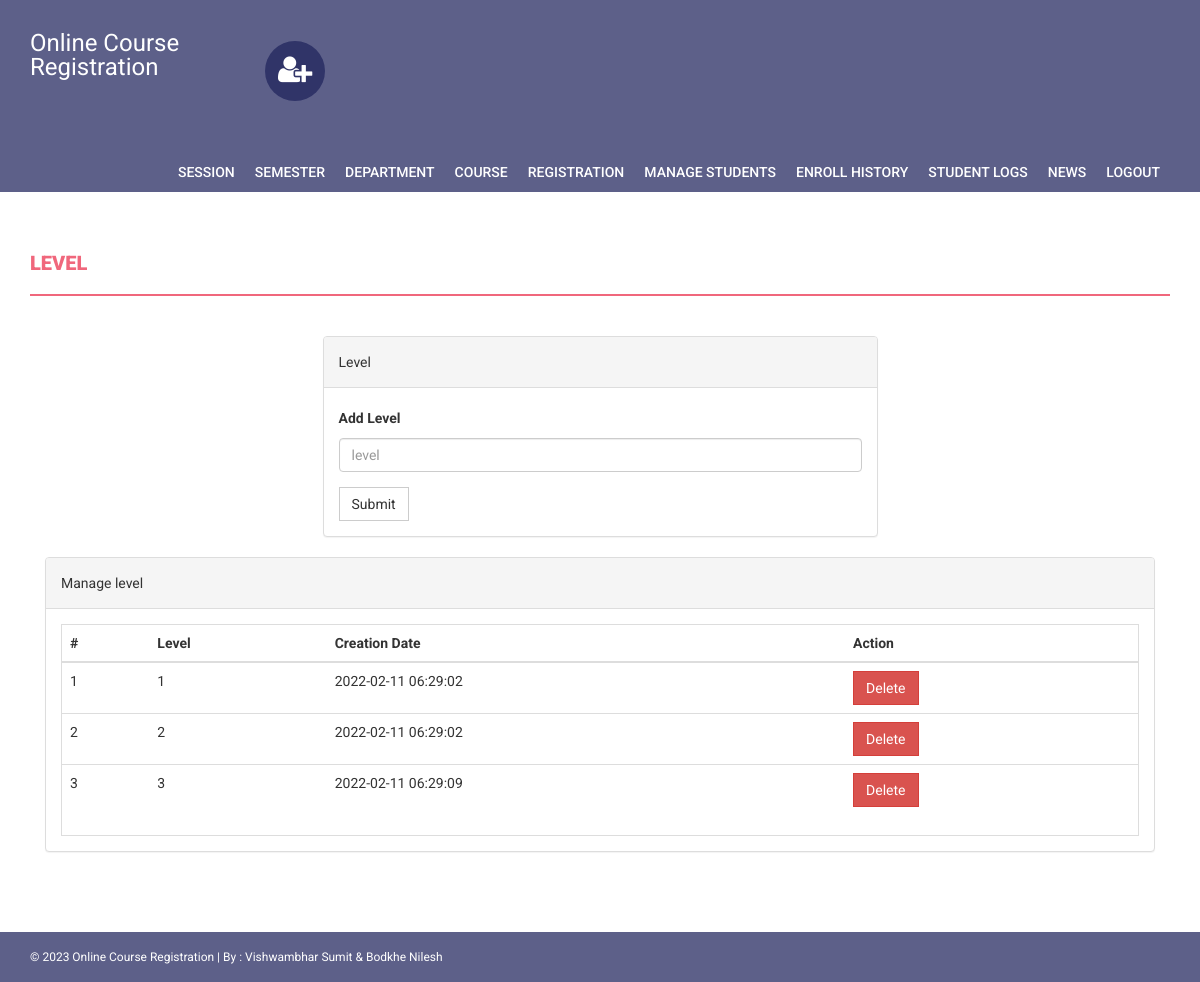
/onlinecourse/admin/level.php (signed in), run on the app's committed database.
### tables this page shows
CREATE TABLE IF NOT EXISTS `level` (
  `id` int(11) NOT NULL AUTO_INCREMENT,
  `level` varchar(255) DEFAULT NULL,
  `creationDate` timestamp NULL DEFAULT CURRENT_TIMESTAMP,
  PRIMARY KEY (`id`)
);

### onlinecourse/admin/level.php (the view, shortened to what this page needs)
<?php
if(strlen($_SESSION['alogin'])==0)
    {
header('location:index.php');
}
else{
?>
<!DOCTYPE html>
<html xmlns="http://www.w3.org/1999/xhtml">
<head>
    <link href="assets/css/bootstrap.css" rel="stylesheet" />
    <link href="assets/css/font-awesome.css" rel="stylesheet" />
    <link href="assets/css/style.css" rel="stylesheet" />
</head>
<body>
<?php include('includes/header.php');?>
<?php if($_SESSION['alogin']!="")
{
 include('includes/menubar.php');
}
 ?>
    <div class="content-wrapper">
        <div class="container">
              <div class="row">
                    <div class="col-md-12">
                        <h1 class="page-head-line">Level  </h1>
                    </div>
                </div>
                <div class="row" >
                  <div class="col-md-3"></div>
                    <div class="col-md-6">
                        <div class="panel panel-default">
                        <div class="panel-heading">
                           Level
                        </div>
                        <div class="panel-body">
                       <form name="level" method="post">
   <div class="form-group">
    <label for="department">Add Level  </label>
    <input type="text" class="form-control" id="level" name="level" placeholder="level" required />
  </div>
 <button type="submit" name="submit" class="btn btn-default">Submit</button>
</form>
                            </div>
                            </div>
                    </div>
                </div>
                <div class="col-md-12">
                    <div class="panel panel-default">
                        <div class="panel-heading">
                            Manage level
                        </div>
                        <div class="panel-body">
                            <div class="table-responsive table-bordered">
                                <table class="table">
                                    <thead>
                                        <tr>
                                            <th>#</th>
                                            <th>Level</th>
                                            <th>Creation Date</th>
                                            <th>Action</th>
                                        </tr>
                                    </thead>
                                    <tbody>
<?php
$sql=mysqli_query($con,"select * from level");
$cnt=1;
while($row=mysqli_fetch_array($sql))
{
?>
                                        <tr>
                                            <td><?php echo $cnt;?></td>
                                            <td><?php echo htmlentities($row['level']);?></td>
                                            <td><?php echo htmlentities($row['creationDate']);?></td>
                                            <td>
  <a href="level.php?id=<?php echo $row['id']?>&del=delete" onClick="return confirm('Are you sure you want to delete?')">
                                            <button class="btn btn-danger">Delete</button>
</a>
                                            </td>
                                        </tr>
<?php
$cnt++;
} ?>
                                    </tbody>
                                </table>
                            </div>
                        </div>
                    </div>
                </div>
            </div>
        </div>
  <?php include('includes/footer.php');?>
</body>
</html>
<?php } ?>

### onlinecourse/assets/css/style.css (style rules this page uses)
body { font-family: 'Roboto', sans-serif; line-height: 30px; }
.content-wrapper { margin-top: 40px; min-height: 600px; padding-bottom: 60px; }
.page-head-line { font-weight: 900; padding-bottom: 20px; border-bottom: 2px solid #F0677C; text-transform: uppercase; color: #F0677C; font-size: 20px; margin-bottom: 40px; }
.btn { border-radius: 0px; -webkit-border-radius: 0px; -moz-border-radius: 0px; }

### data on the page
level: level "1", creationDate "2022-02-11 06:29:02"
level: level "2", creationDate "2022-02-11 06:29:02"
level: level "3", creationDate "2022-02-11 06:29:09"
